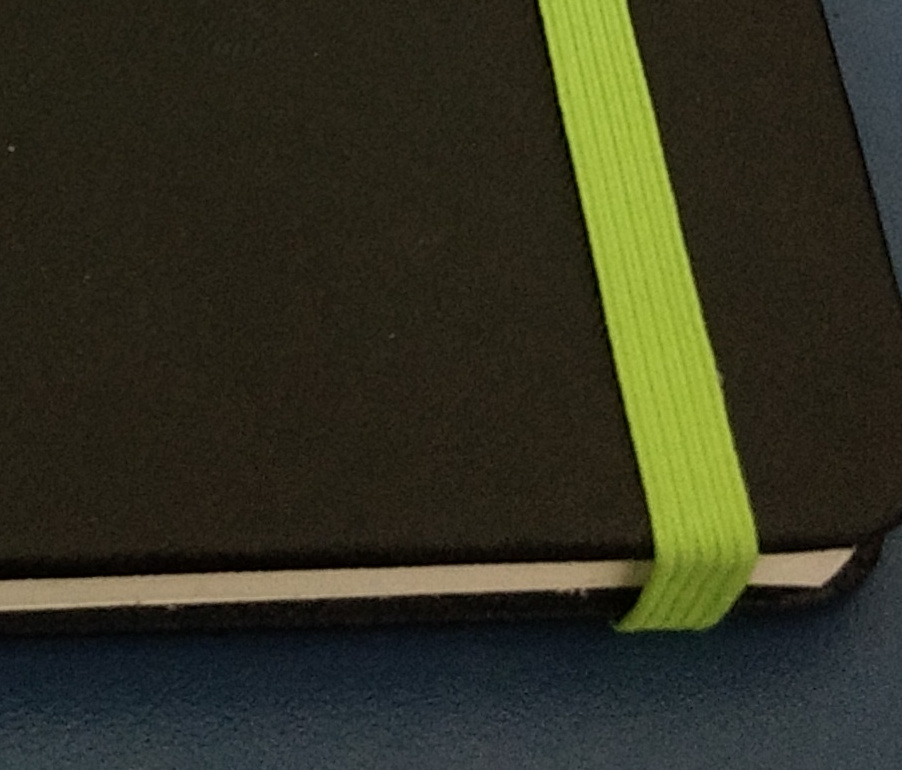
#> input picture ela_original.jpg, 902 x 770 px, given in place of the camera
$ python hsvdec.py
#> lines starting #> are read from the running program, lines starting #| are printed output that depends on the picture; after the words box and inside, x2 and y2 are one past the last pixel; in counts of white or black regions, pixels touching at a corner belong together
import cv2 as cv
import numpy as np


def nothing(x):
    pass

cv.namedWindow('Tracker')
cap=cv.VideoCapture(0)
LB=cv.createTrackbar('LB','Tracker',0,255,nothing)
#> slider 'LB' is set to 51
LG=cv.createTrackbar('LG','Tracker',0,255,nothing)
#> slider 'LG' is set to 51
LR=cv.createTrackbar('LR','Tracker',0,255,nothing)
#> slider 'LR' is set to 51
UB=cv.createTrackbar('UB','Tracker',0,255,nothing)
#> slider 'UB' is set to 255
UG=cv.createTrackbar('UG','Tracker',0,255,nothing)
#> slider 'UG' is set to 255
UR=cv.createTrackbar('UR','Tracker',0,255,nothing)
#> slider 'UR' is set to 255


while True:
    a,frame=cap.read()
#> frame is the input picture: shape (770, 902, 3); mean B, G, R 33.2, 50.3, 50.1
    #img=cv.imread('smarties.png',-1)
    hsv=cv.cvtColor(frame,cv.COLOR_BGR2HSV)
#> hsv: shape (770, 902, 3); mean H, S, V 39.8, 108.8, 55

    lb=cv.getTrackbarPos('LB','Tracker')
    lg=cv.getTrackbarPos('LG','Tracker')
    lr=cv.getTrackbarPos('LR','Tracker')
    ub=cv.getTrackbarPos('UB','Tracker')
    ug=cv.getTrackbarPos('UG','Tracker')
    ur=cv.getTrackbarPos('UR','Tracker')

    l_b= np.array([lb,lg,lr])
    u_b=np.array([ub,ug,ur])
    print(l_b,u_b)

    mask= cv.inRange(hsv,l_b,u_b)
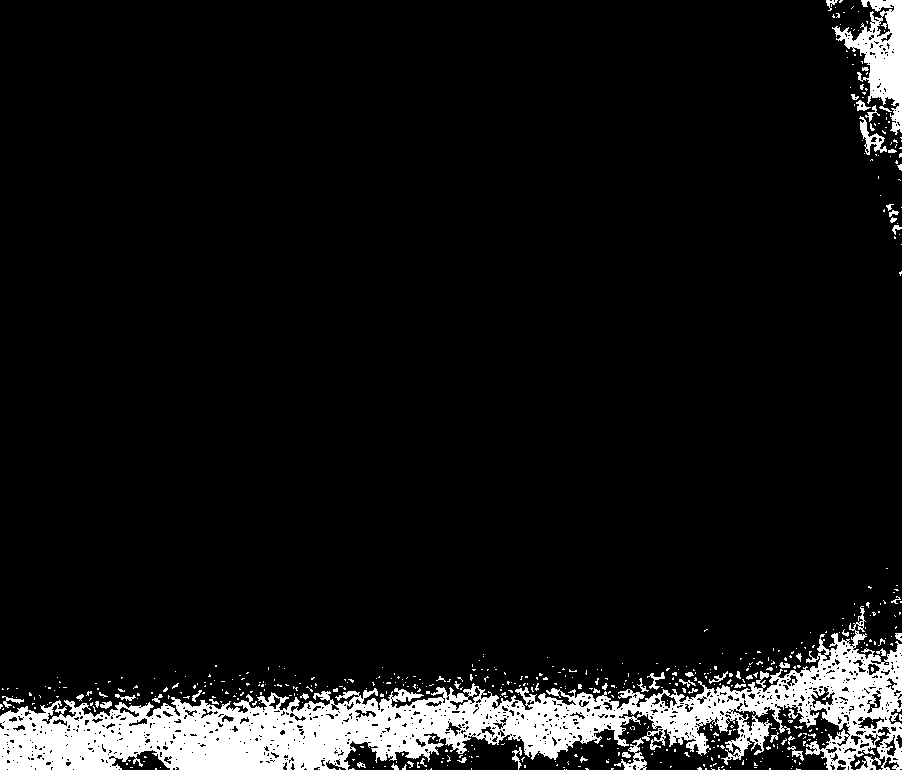
#> mask: shape (770, 902); 8% white; 562 white regions (503 under 20 px), largest, box (x1, y1, x2, y2) and area: (0, 606, 902, 770) 46986, (832, 0, 902, 135) 3760, (859, 116, 887, 155) 348
    res=cv.bitwise_and(frame,frame,mask=mask)
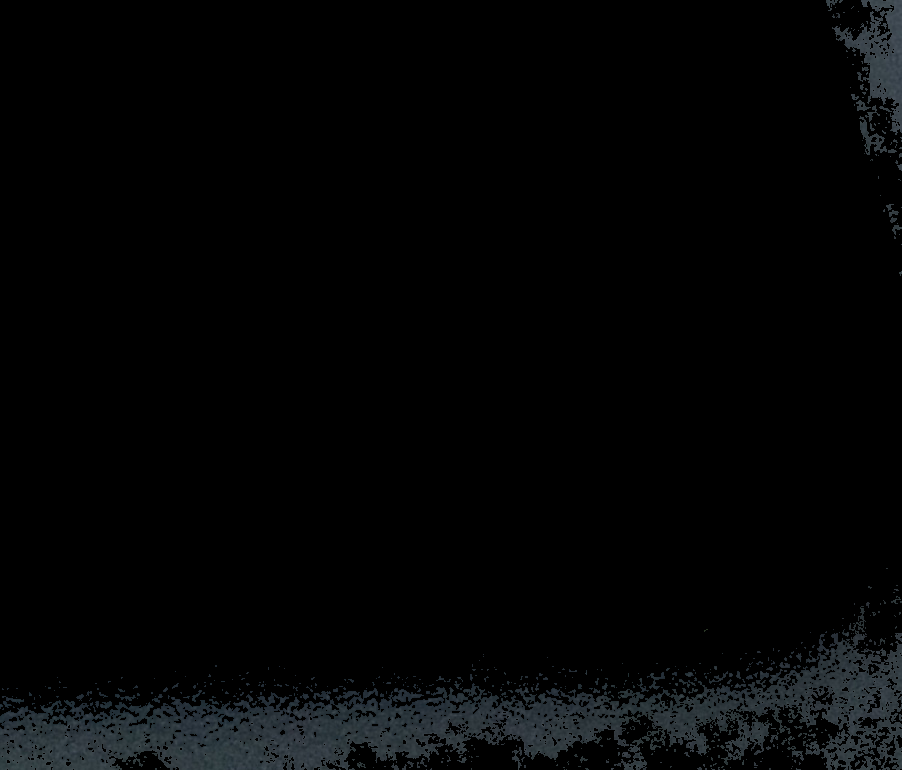
#> res: shape (770, 902, 3); mean B, G, R 5, 4.5, 3.7
    cv.imshow('orriginal',frame)
    cv.imshow('mask',mask)
    cv.imshow('result',res)

    key=cv.waitKey(1) & 0xFF
#> (key Esc is pressed here)
    if key==27:
        break
cv.destroyAllWindows()
